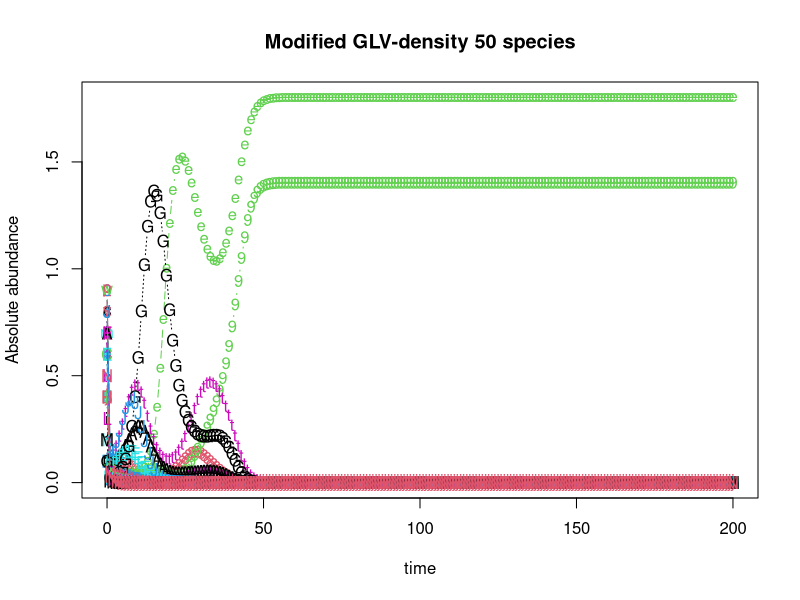
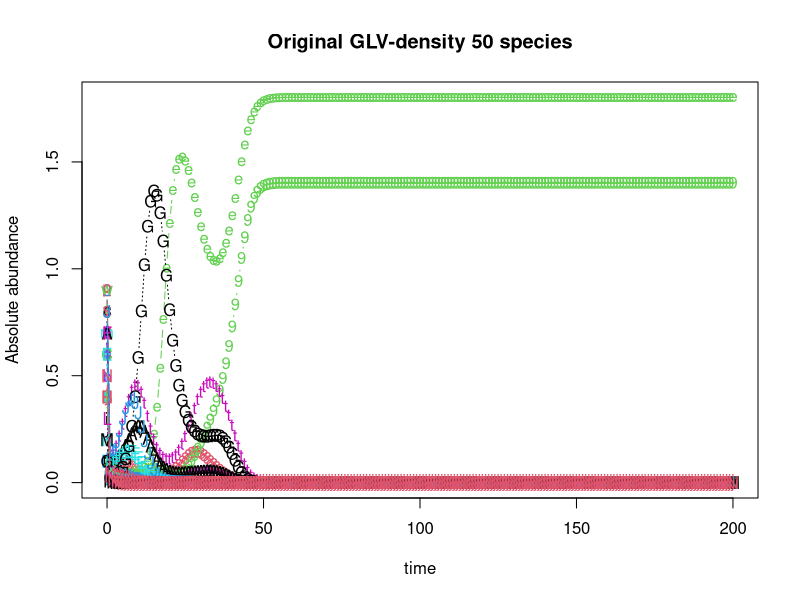

Reproduce these figures in R, in order.
library(deSolve)

#Define GLV with varying coefficient
glv <- function(t, x, params){
  with(as.list(params, c(x)),{
    dx <- alpha*x + x*as.vector(c0%*%x)+x*t(t(x)%*%(do.call(cbind, lapply(l, FUN=function(ma) ma%*%x))))
    list(dx)
  })
}
#glv1 as original GLV
#c0 is beta
glv1 <- function(t, x, params){
  with(as.list(params, c(x)),{
    dx <- alpha*x + x*as.vector(c0%*%x)
    list(dx)
  })
}


#Define integration method
n.integrate <- function(time, init.x, model, params){
  as.data.frame(lsoda(init.x, time, model, params))
}


#Define community size
N <- 50

#Define species intrinsic growth rate
alpha <- runif(N)

#Define the constant in species-species interation coefficient
c0 <- matrix(runif(N*N, min = -1, max = 0),nrow = N)
#Set species self interation to -0.5
for (i in 1:N) {
  for (j in 1:N) {
    if (i == j) {
      c0[i,j] <-  -0.5
    }
  }
}

#Define coefficient of linear term in species-species interation coefficient
ck <- runif(N*N, min = -1, max = 0.2)
ck <- matrix(ck, nrow = N)
l <- list()
for (i in 1:N) {
  #For i-th matrix, i-th row is 0
  temp <- ck
  temp[i,] <- 0
  
  #In i-th matrix, elements are 0 if k (column) == either j (row) or i (matrix order)
  for (j in 1:N) {
    for (k in 1:N) {
      if (k==j | k == i) {
        temp[j,k] <- 0
      }
    }
  }
  
  #Control the prevalence of thrid party effects
  for (element in 1:length(temp)) {
    dice <- runif(1)
    if (dice > -1) { #what percent of to assign 0
      temp[element] <- 0
    }
  }
  l[[i]] <- temp
}


#Define initial abundance between 0.1 and 1, to 1 decimal place
init.x <- floor(runif(N, min = 1, max = 10))/10

#Solve the ode
dat <- n.integrate(0:200, init.x, glv, list(alpha=alpha, c0=c0, l=l))
dat1 <- n.integrate(0:200, init.x, glv1, list(alpha=alpha, c0=c0))
#Plot

matplot(x=dat$time, y=dat[,-1], typ='b', xlab='time', ylab='Absolute abundance', main=paste('Modified GLV-density', N,'species'))
matplot(x=dat1$time, y=dat1[,-1], typ='b', xlab='time', ylab='Absolute abundance', main=paste('Original GLV-density', N,'species'))



###############################################################################
#Generate 2^N communities where species in each community (max possible N) are present or absent
###############################################################################

#Generate boolean mask of 2^N x N matrix
#repeatBinaryNTimes <- rep(list(c(0,1)),N)
#mask <- expand.grid(repeatBinaryNTimes)
#When N is 50, the mask is too large

#Generate random boolean mask of 100 x N
##############
#Implementation without checking duplicate observations
##############
mask <- as.data.frame(matrix(sample(c(0,1),N*300, replace = TRUE), ncol = N))

##############
#Implementation checking duplicate observations (slow!)
##############
##First row of mask:
#mask <- as.data.frame(matrix(sample(c(0,1),50, replace = TRUE), ncol = 50))
#for (row in 2:100) {
#  tempNextRow <-  sample(c(0,1),50, replace = TRUE)
#  #Assume this has not appeared before
#  appeared <- FALSE
#  #Run through 1:row-1 to check if appeared. If yes, generate a new one and do again
#  while (TRUE) {
#    for (subrow in 1:(row-1)) {
#      if (all(mask[subrow,] == tempNextRow)) {
#        appeared <- TRUE
#        break
#      }
#    }
#    if (appeared == FALSE) {
#      #Break out of while loop
#      break
#    }
#    tempNextRow <-  sample(c(0,1),50, replace = TRUE)
#  }
#  mask[row,] <- tempNextRow
#}


#Loop through 2^N(or 300) to apply each row in mask to initial abundance, solve ode, and retrieve final abundance
SSMatrix <- as.data.frame(matrix(nrow = 300, ncol = N))
colnm <- c(1:N)
colnames(SSMatrix) <- colnm
for (i in 1:300) {
  init <- init.x*mask[i,]
  init <- as.numeric(init)
  dat <- n.integrate(0:100, init, glv, list(alpha=alpha, c0=c0, l=l))
  SSMatrix[i,] <- dat[nrow(dat),2:(N+1)]
}
